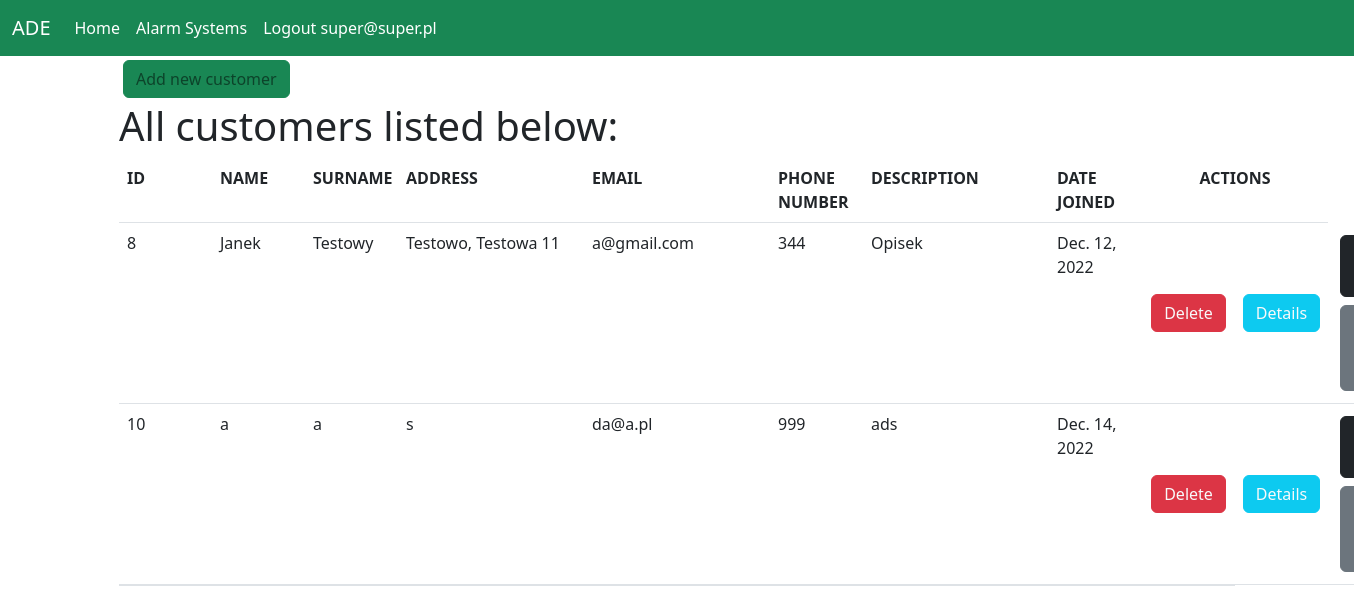
The app's page /main_view/ (signed in) with its own data.
### users/models.py (models this page shows)
class Account(AbstractBaseUser, PermissionsMixin):
    email = models.EmailField(verbose_name='User Email', max_length=60, unique=True)
    fullname = models.CharField(max_length=30, unique=True)
    date_joined = models.DateTimeField(verbose_name='Date joined', auto_now_add=True)
    last_login = models.DateTimeField(verbose_name='Last login', auto_now=True)
    is_operator = models.BooleanField(default=False)
    is_admin = models.BooleanField(default=False)
    is_active = models.BooleanField(default=False)
    is_staff = models.BooleanField(default=False)
    is_superuser = models.BooleanField(default=False)
    USERNAME_FIELD = 'email'
    REQUIRED_FIELDS = ['fullname']
    objects = AccountManager()
    def __str__(self):
        return self.email

### alarm_systems/models.py (models this page shows)
class Customer(models.Model):
    first_name = models.CharField(max_length=100)
    last_name = models.CharField(max_length=150)
    address = models.CharField(max_length=255)
    email = models.EmailField(max_length=80, null=True)
    phone_number = models.CharField(max_length=24, unique=True)
    description = models.TextField(null=True, blank=True)
    date_joined = models.DateField(auto_now_add=True)

### alarm_systems/views.py (the view)
# urls.py: path('main_view/', MainView.as_view(), name='main_view'),
class MainView(PermissionRequiredMixin, LoginRequiredMixin, View):
    permission_required = 'alarm_systems.add_camera'
    def get(self, request):
        customers_all = Customer.objects.all().order_by('last_name')
        return render(
            request,
            'home/customer_main_page/alarm_systems_main_view.html',
            context={
                'customers_all': customers_all
            })

### alarm_systems/templates/home/customer_main_page/alarm_systems_main_view.html (shortened to what this page needs)
{% extends 'base.html' %}
{% block container %}
    <div class="schedules-content">
        <a href="{% url 'alarm_systems:add_customer' %}" class="btn btn-success rounded-10 text-black-50 m-1">Add new
            customer</a>
        <h1>All customers listed below:</h1>
        <table class="table border-bottom">
            <thead>
            <tr class="d-flex">
                <th class="col-sm-1">ID</th>
                <th class="col-1">NAME</th>
                <th class="col-1">SURNAME</th>
                <th class="col-2">ADDRESS</th>
                <th class="col-2">EMAIL</th>
                <th class="col-1">PHONE NUMBER</th>
                <th class="col-md-2">DESCRIPTION</th>
                <th class="col-1">DATE JOINED</th>
                <th class="col-2 text-center">ACTIONS</th>
            </tr>
            </thead>
            <tbody class="text-color-lighter">
            {% for customer in customers_all %}
                <tr class="d-flex">
                <td class="col-sm-1">{{ customer.id }}</td>
                <td class="col-1">{{ customer.first_name }}</td>
                <td class="col-1">{{ customer.last_name }}  </td>
                <td class="col-2">{{ customer.address }}</td>
                <td class="col-2">{{ customer.email }}</td>
                <td class="col-1">{{ customer.phone_number }}</td>
                <td class="col-md-2">{{ customer.description }}</td>
                <td class="col-1">{{ customer.date_joined }}</td>
                <td class="col-1 d-flex align-items-center justify-content-center flex-wrap">
                    <a href="{% url 'alarm_systems:delete_customer' customer.id %}"
                       class="btn btn-danger rounded-10 text-light m-1">Delete</a>
                <td class="col-1 d-flex align-items-center justify-content-center flex-wrap">
                    <a href="{% url 'alarm_systems:details_customer' customer.id %}"
                       class="btn btn-info rounded-10 text-light m-1">Details</a>
                <td class="col-1 d-flex align-items-center justify-content-center flex-wrap">
                <a href="{% url 'alarm_systems:edit_customer_all_view' customer.id %}"
                   class="btn btn-dark rounded-10 text-light m-1">Edit All</a>
                <a href="{% url 'alarm_systems:send_email' customer.id %}"
                   class="btn btn-secondary rounded-10 text-light m-1">Send an email</a>{% endfor %}
            </td>
            </tr>
            </tbody>
        </table>
    </div>
{% endblock %}

### templates/partials/_menu.html (shortened to what this page needs)
<nav class="navbar navbar-expand-lg navbar-dark bg-success mb-xxl-3">
    <div class="container-fluid">
        <a class="navbar-brand" href="#">ADE</a>
        <div class="collapse navbar-collapse" id="navbarSupportedContent">
            <ul class="navbar-nav me-auto mb-2 mb-lg-0">
                <li class="nav-item">
                    <a class="nav-link active" aria-current="page" href="{% url 'alarm_systems:home' %}">Home</a>
                </li>
                <li class="nav-item">
                    <a class="nav-link active" aria-current="page" href="{% url 'alarm_systems:main_view' %}">Alarm
                        Systems</a>
                </li>
                {% if user.is_authenticated %}
                    <li class="nav-item">
                        <a class="nav-link active" aria-current="page"
                           href="{% url 'users:logout_view' %}">Logout {{ user }}</a>
                    </li>
                {% endif %}
            </ul>
        </div>
    </div>
</nav>

### records on screen
Account: email "super@super.pl"
Customer: id "8", first_name "Janek", last_name "Testowy", address "Testowo, Testowa 11", email "a@gmail.com", phone_number "344", description "Opisek", date_joined "Dec. 12, 2022"
Customer: id "10", first_name "a", last_name "a", address "s", email "da@a.pl", phone_number "999", description "ads", date_joined "Dec. 14, 2022"
